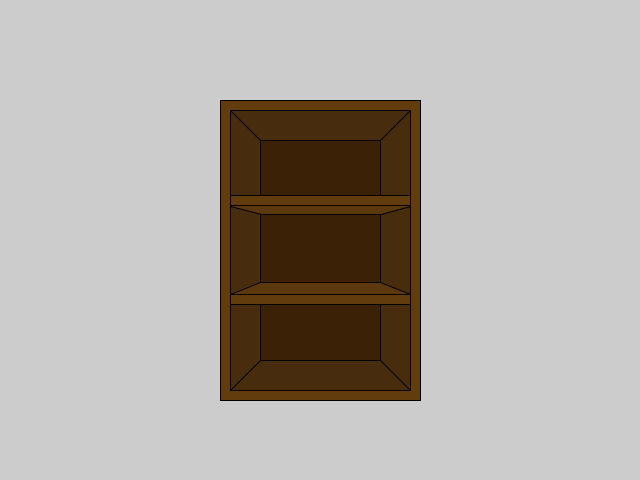
Frame 1 (no input)
Frame 60 (the mouse pressed at the canvas centre just before this capture): identical to frame 1, image omitted
Frame 120 (the mouse held since frame 60 and released just before this capture): identical to frame 1, image omitted

The Processing sketch that drew this single still picture (run headless with seeded random() and noise(); from frame 60 on, the mouse is pressed at the canvas centre):

// Processing sketch: processing_87597
// ── processing_87597.pde

void setup()
{
  size(640,480);
  //bookshelf outer
  fill(99,60,14);
  rect(220,100,200,300);
  
  //bookshelf inner
  fill(71,44,13);
  rect(230,110,180,280);
  
  //bookshelf backboard
  fill(59,34,6);
  rect(260,140,120,220); 

  //drawing lines
  line(230,110,260,140);
  line(410,110,380,140);
  line(230,390,260,360);
  line(410,390,380,360);

  //draw shelf
  //topshelf
  fill(99,60,14);
  rect(230, 195, 180,10);  
  
  //bottomself
  fill(99,60,14);
  rect(230, 294, 180,10);

  //bottom part of topshelf
  fill(92,56,13);
  beginShape();
    vertex(230,206);
    vertex(261,214);
    vertex(381,214);
    vertex(410,206);
  endShape(); 
 
   //top part of bottomshelf
    fill(92,56,13);
    beginShape();
      vertex(230, 294);
      vertex(260,282);
      vertex(380,282);
     vertex(410,294);     
    endShape(); 
}

void draw()
{
  println(mouseX + "," + mouseY);
}
